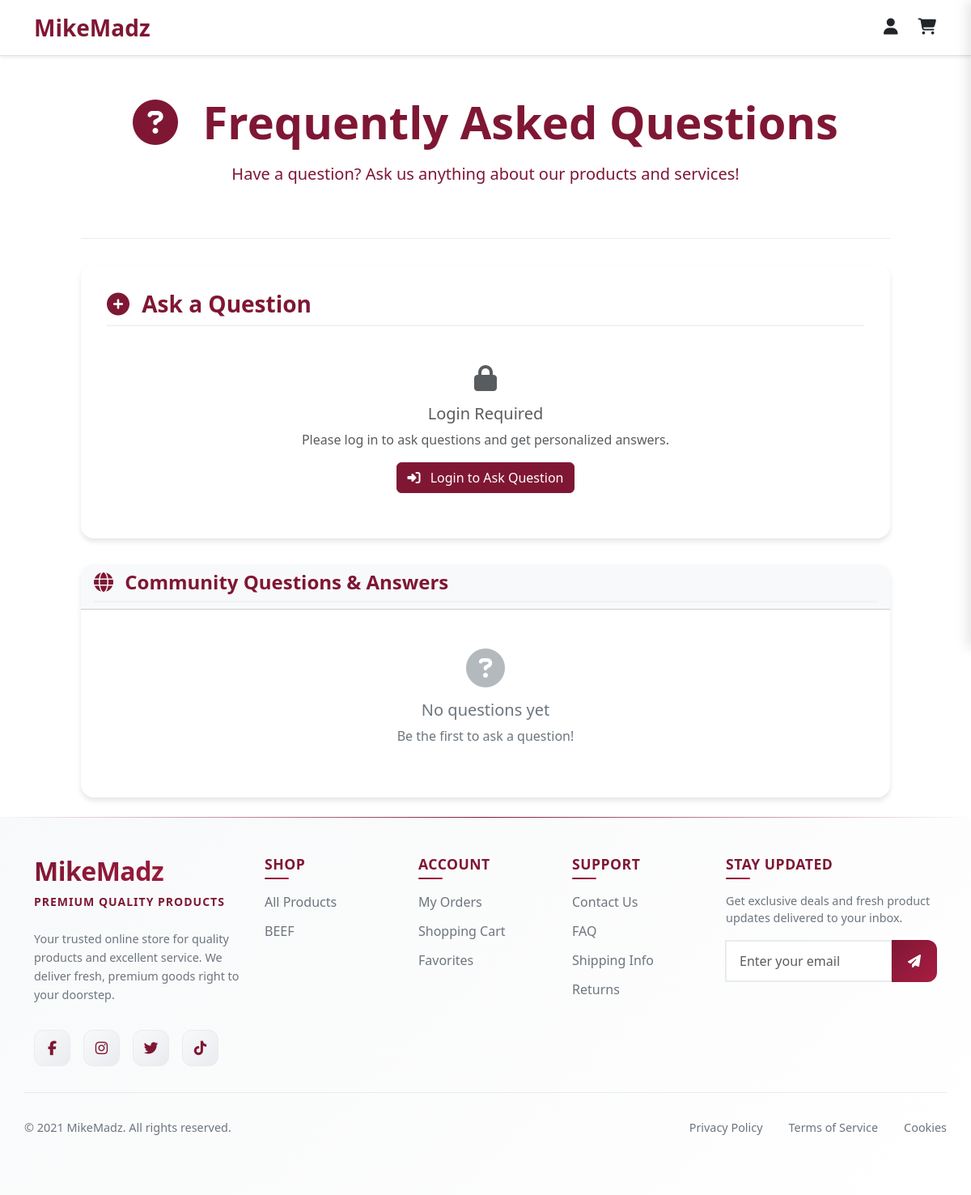
Page /faq.php on the earlier database version.
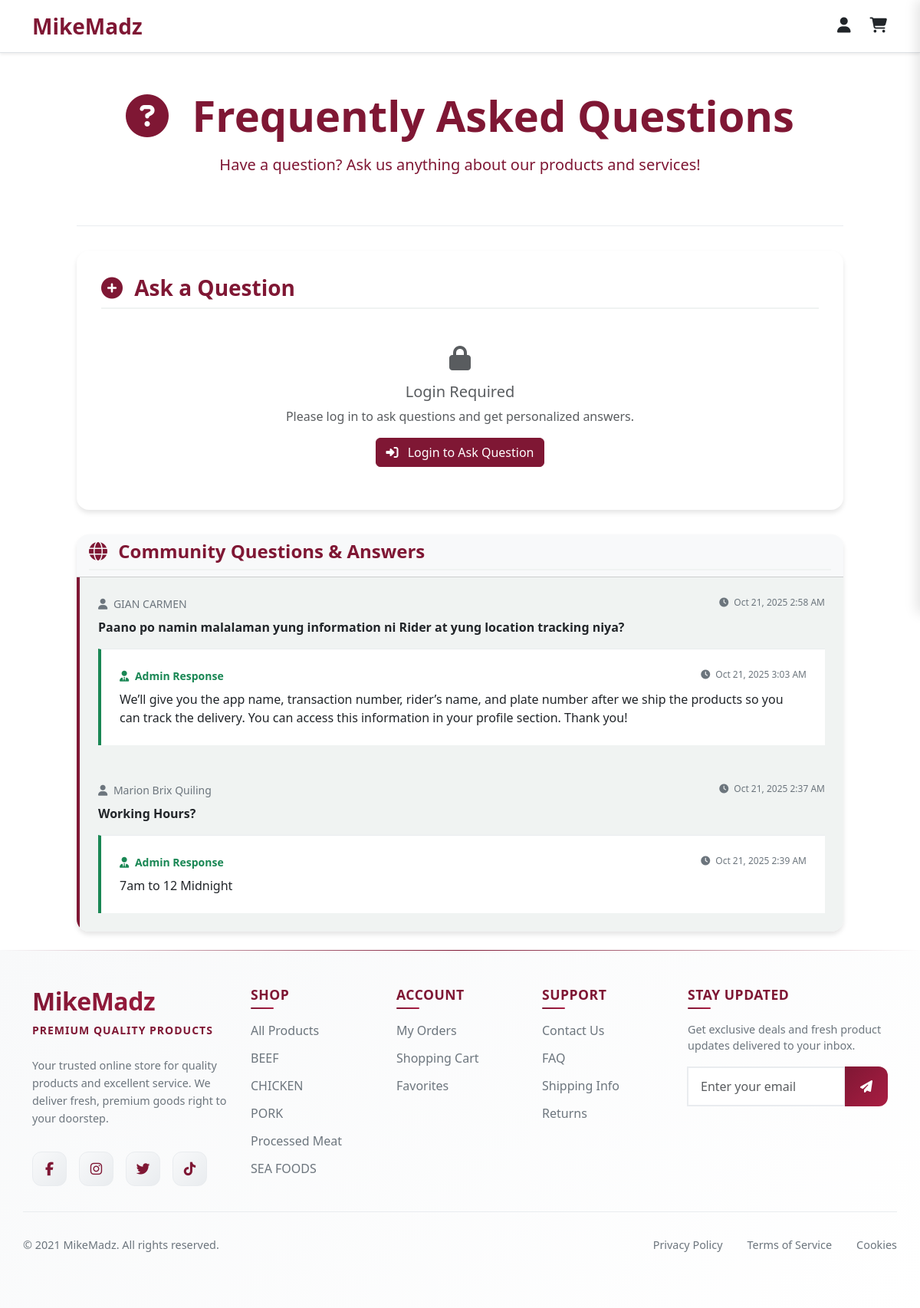
Same page on the later database version.
### tables this page shows
CREATE TABLE `categories` (
  `category_id` int(11) NOT NULL,
  `category_name` varchar(100) NOT NULL,
  `is_archive` tinyint(1) DEFAULT 0
);

CREATE TABLE `faq_questions` (
  `faq_id` int(11) NOT NULL,
  `user_id` int(11) NOT NULL,
  `question` text NOT NULL,
  `answer` text DEFAULT NULL,
  `answered_by` int(11) DEFAULT NULL,
  `status` enum('pending','answered','archived') DEFAULT 'pending',
  `created_at` timestamp NOT NULL DEFAULT current_timestamp(),
  `answered_at` timestamp NULL DEFAULT NULL,
  `updated_at` timestamp NOT NULL DEFAULT current_timestamp() ON UPDATE current_timestamp()
);

CREATE TABLE `user_info` (
  `user_info_id` int(11) NOT NULL,
  `user_id` int(11) NOT NULL,
  `first_name` varchar(100) DEFAULT NULL,
  `last_name` varchar(100) DEFAULT NULL,
  `email` varchar(100) NOT NULL,
  `phone` varchar(20) DEFAULT NULL,
  `profile_picture` varchar(255) DEFAULT NULL,
  `date_created` timestamp NOT NULL DEFAULT current_timestamp(),
  `date_updated` timestamp NOT NULL DEFAULT current_timestamp() ON UPDATE current_timestamp()
);

### faq.php (the view, shortened to what the rows shown need)
<?php
require_once 'includes/db.php';
try {
    $stmt = $pdo->prepare("
        SELECT
            fq.*,
            u.username,
            ua.username as answered_by_username,
            ui.first_name,
            ui.last_name
        FROM faq_questions fq
        LEFT JOIN users u ON fq.user_id = u.user_id
        LEFT JOIN users ua ON fq.answered_by = ua.user_id
        LEFT JOIN user_info ui ON fq.user_id = ui.user_id
        WHERE fq.status IN ('answered', 'pending')
        ORDER BY fq.created_at DESC
    ");
    $stmt->execute();
    $faqs = $stmt->fetchAll(PDO::FETCH_ASSOC);
} catch (Exception $e) {
    $faqs = [];
    $error = 'Failed to load FAQ data.';
}
?>
<!DOCTYPE html>
<html lang="en">
<head>
    <link href="https://cdn.jsdelivr.net/npm/bootstrap@5.3.3/dist/css/bootstrap.min.css" rel="stylesheet">
    <link rel="stylesheet" href="https://cdnjs.cloudflare.com/ajax/libs/font-awesome/6.5.0/css/all.min.css">
</head>
<body>
    <?php include 'includes/user_navbar.php'; ?>
    <div class="container-fluid">
        <div class="faq-container">
            <div class="faq-header">
                <div class="container">
                    <h1 class="display-4 fw-bold mb-3">
                        <i class="fas fa-question-circle me-3"></i>
                        Frequently Asked Questions
                    </h1>
                </div>
            </div>
            <div class="card faq-card">
                <div class="card-body p-0">
                    <?php if (!empty($faqs)): ?>
                        <?php foreach ($faqs as $faq): ?>
                            <div class="faq-question">
                                <div class="d-flex justify-content-between align-items-start mb-2">
                                    <div class="user-info">
                                        <i class="fas fa-user me-1"></i>
                                        <?php
                                        $display_name = $faq['first_name'] && $faq['last_name']
                                            ? $faq['first_name'] . ' ' . $faq['last_name']
                                            : $faq['username'];
                                        echo htmlspecialchars($display_name);
                                        ?>
                                    </div>
                                    <small class="timestamp">
                                        <i class="fas fa-clock me-1"></i>
                                        <?php echo date('M j, Y g:i A', strtotime($faq['created_at'])); ?>
                                    </small>
                                </div>
                                <p class="mb-2 fw-semibold"><?php echo htmlspecialchars($faq['question']); ?></p>
                                <?php if ($faq['answer']): ?>
                                    <div class="faq-answer mt-3">
                                        <div class="d-flex justify-content-between align-items-start mb-2">
                                            <small class="text-success fw-semibold">
                                                <i class="fas fa-user-tie me-1"></i>
                                                Admin Response
                                            </small>
                                            <small class="timestamp">
                                                <i class="fas fa-clock me-1"></i>
                                                <?php echo date('M j, Y g:i A', strtotime($faq['answered_at'])); ?>
                                            </small>
                                        </div>
                                        <p class="mb-0"><?php echo nl2br(htmlspecialchars($faq['answer'])); ?></p>
                                    </div>
                                <?php endif; ?>
                            </div>
                        <?php endforeach; ?>
                    <?php endif; ?>
                </div>
            </div>
        </div>
    </div>
    <?php include 'includes/user_footer.php'; ?>
</body>
</html>

### includes/user_footer.php (shortened to what the rows shown need)
<?php
include_once __DIR__ . '/db.php';
$footer_categories = [];
try {
    $stmt = $pdo->query("
        SELECT
            c.category_id,
            c.category_name,
            COUNT(p.product_id) as product_count
        FROM categories c
        LEFT JOIN products p ON c.category_id = p.category_id AND p.is_archive = 0
        GROUP BY c.category_id, c.category_name
        HAVING product_count > 0
        ORDER BY product_count DESC, c.category_name
        LIMIT 6
    ");
    $footer_categories = $stmt->fetchAll(PDO::FETCH_ASSOC);
} catch (PDOException $e) {
    $footer_categories = [];
}
?>
<footer class="footer">
    <div class="container">
        <div class="row g-4 py-5">
            <div class="col-lg-3 col-md-6">
                <div class="footer-brand mb-4">
                    <h2 class="brand-name">MikeMadz</h2>
                </div>
            </div>
            <div class="col-lg-2 col-md-6">
                <ul class="footer-links">
                    <?php if (!empty($footer_categories)): ?>
                        <?php foreach ($footer_categories as $category): ?>
                            <li><a href="product.php?category=<?= urlencode(strtolower($category['category_name'])) ?>">
                                <?= htmlspecialchars(ucfirst($category['category_name'])) ?>
                            </a></li>
                        <?php endforeach; ?>
                    <?php endif; ?>
                </ul>
            </div>
    </div>
</footer>

Differences in the rows shown:
added faq_questions: user_info.first_name+last_name "GIAN CARMEN", created_at "Oct 21, 2025 2:58 AM", question "Paano po namin malalaman yung information ni Rider at yung location tracking niya?", answered_at "Oct 21, 2025 3:03 AM", answer "We’ll give you the app name, transaction number, rider’s name, and plate number after we ship the products so you can track the delivery. You can access this information in your profile section. Thank you!"
added faq_questions: user_info.first_name+last_name "Marion Brix Quiling", created_at "Oct 21, 2025 2:37 AM", question "Working Hours?", answered_at "Oct 21, 2025 2:39 AM", answer "7am to 12 Midnight"
now on this page (row unchanged): categories: category_name "CHICKEN"
now on this page (row unchanged): categories: category_name "PORK"
now on this page (row unchanged): categories: category_name "Processed Meat"
now on this page (row unchanged): categories: category_name "SEA FOODS"
Other differences:
text no longer shown: "No questions yet Be the first to ask a question!"
